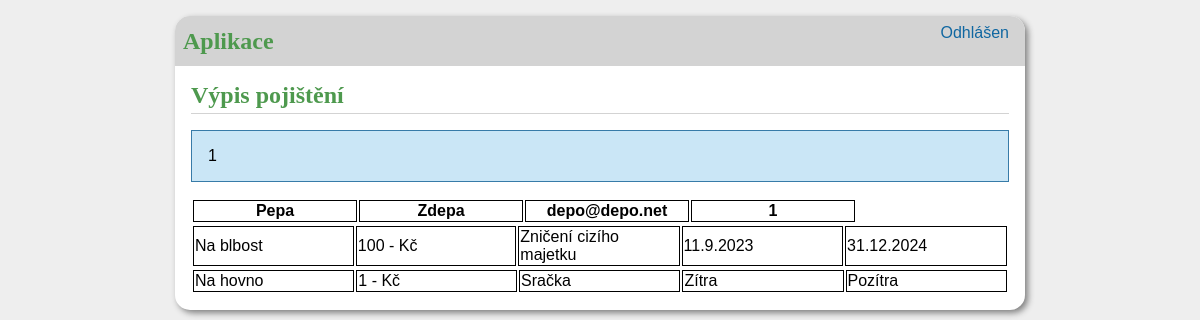
Page /insurance/1 on the earlier database version.
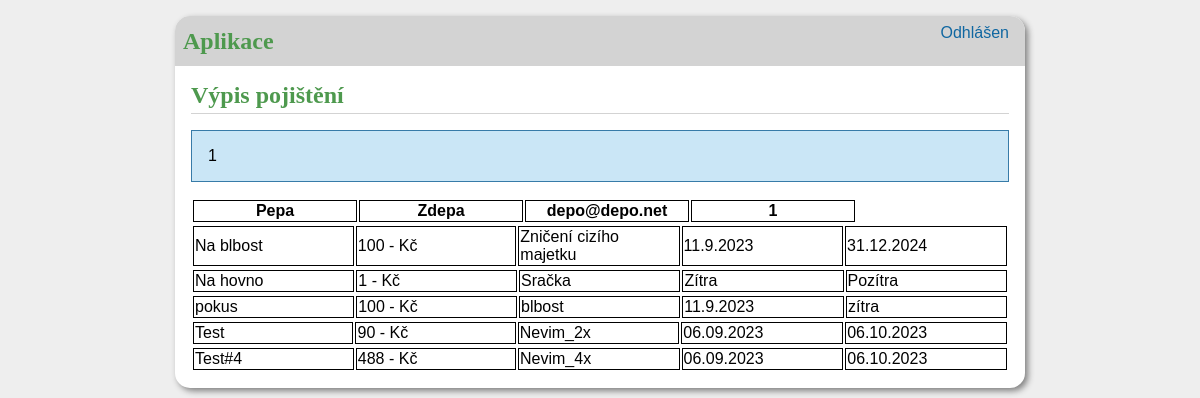
Same page on the later database version.
### tables this page shows
CREATE TABLE insurance (
id INTEGER PRIMARY KEY AUTOINCREMENT,
user_id INTEGER NOT NULL,
insurance INTEGER NOT NULL,
amound INTEGER NOT NULL,
subject TEXT NOT NULL,
valid_from TEXT NOT NULL,
valid_until TEXT NOT NULL,
FOREIGN KEY (user_id) REFERENCES users (id)
);

### aplikace/insurance.py (the view)
@bp.route('/insurance/<user_id>', methods=('GET', 'POST'))
def list_insurance(user_id):
    db = get_db()
    user = db.execute(
        'SELECT name, surname, email, id FROM users WHERE id = ?', (user_id,)
    ).fetchone()
    posts = db.execute(
        'SELECT * FROM insurance AS i '
        'JOIN users AS u ON u.id = i.user_id '
        'WHERE u.id = ?', (user_id,)
    ).fetchall()
    flash(user_id)
    return render_template('insurance_list.html', posts=posts, user_name=user)

### aplikace/auth.py (called while the page is built)
@bp.before_app_request
def load_logged_in_user():
    user_id = session.get('email')
    if user_id is None:
        g.user = None
    else:
        g.user = get_db().execute(
            'SELECT * FROM administration WHERE email = ?', (user_id,)
        ).fetchone()

### aplikace/db.py (called while the page is built)
def get_db():
    if 'db' not in g:
        g.db = sqlite3.connect(
            current_app.config['DATABASE'],
            detect_types=sqlite3.PARSE_DECLTYPES
        )
        g.db.row_factory = sqlite3.Row
    return g.db

### aplikace/templates/insurance_list.html (shortened to what this page needs)
{% extends 'base.html' %}
{% block header %}
    <h1> {% block title %}Výpis pojištění {% endblock title %}</h1>
{% endblock header %}
{% block content %}
        <table class="tabulka">
            <thead>
                <tr class="radky">
                    <th>{{ user_name['name'] }}</th>
                    <th>{{ user_name['surname'] }}</th>
                    <th>{{ user_name['email'] }}</th>
                    <th>{{ user_name['id'] }}</th>
                </tr>
            </thead>
            {% for post in posts %}
            <table  class="tabulka">
                <tr class="radky">
                    <td>{{ post['insurance'] }}</td>
                    <td>{{ post['amound'] }} - Kč</td>
                    <td>{{ post['subject'] }}</td>
                    <td>{{ post['valid_from'] }}</td>
                    <td>{{ post['valid_until'] }}</td>
                </tr>
            </table>
        </table>
        {% endfor %}
{% endblock content %}

Differences in the rows shown:
added insurance: insurance "pokus", amound "100", subject "blbost", valid_from "11.9.2023", valid_until "zítra"
added insurance: insurance "Test", amound "90", subject "Nevim_2x", valid_from "06.09.2023", valid_until "06.10.2023"
added insurance: insurance "Test#4", amound "488", subject "Nevim_4x", valid_from "06.09.2023", valid_until "06.10.2023"
